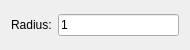
<?xml version="1.0" encoding="UTF-8"?>
<ui version="4.0">
 <class>CircleTPR</class>
 <widget class="QWidget" name="CircleTPR">
  <property name="geometry">
   <rect>
    <x>0</x>
    <y>0</y>
    <width>190</width>
    <height>50</height>
   </rect>
  </property>
  <layout class="QHBoxLayout">
   <item>
    <widget class="QLabel" name="label_2">
     <property name="text">
      <string>Radius:</string>
     </property>
     <property name="buddy">
      <cstring>Radius</cstring>
     </property>
     <property name="Shortcut" stdset="0">
      <string>,, R</string>
     </property>
    </widget>
   </item>
   <item>
    <widget class="RMathLineEdit" name="Radius">
     <property name="text">
      <string notr="true">1</string>
     </property>
     <property name="angle" stdset="0">
      <bool>false</bool>
     </property>
     <property name="defaultUnit" stdset="0">
      <number>0</number>
     </property>
    </widget>
   </item>
  </layout>
 </widget>
 <customwidgets>
  <customwidget>
   <class>RMathLineEdit</class>
   <extends>QLineEdit</extends>
   <header>RMathLineEdit.h</header>
  </customwidget>
 </customwidgets>
 <resources/>
 <connections/>
</ui>
